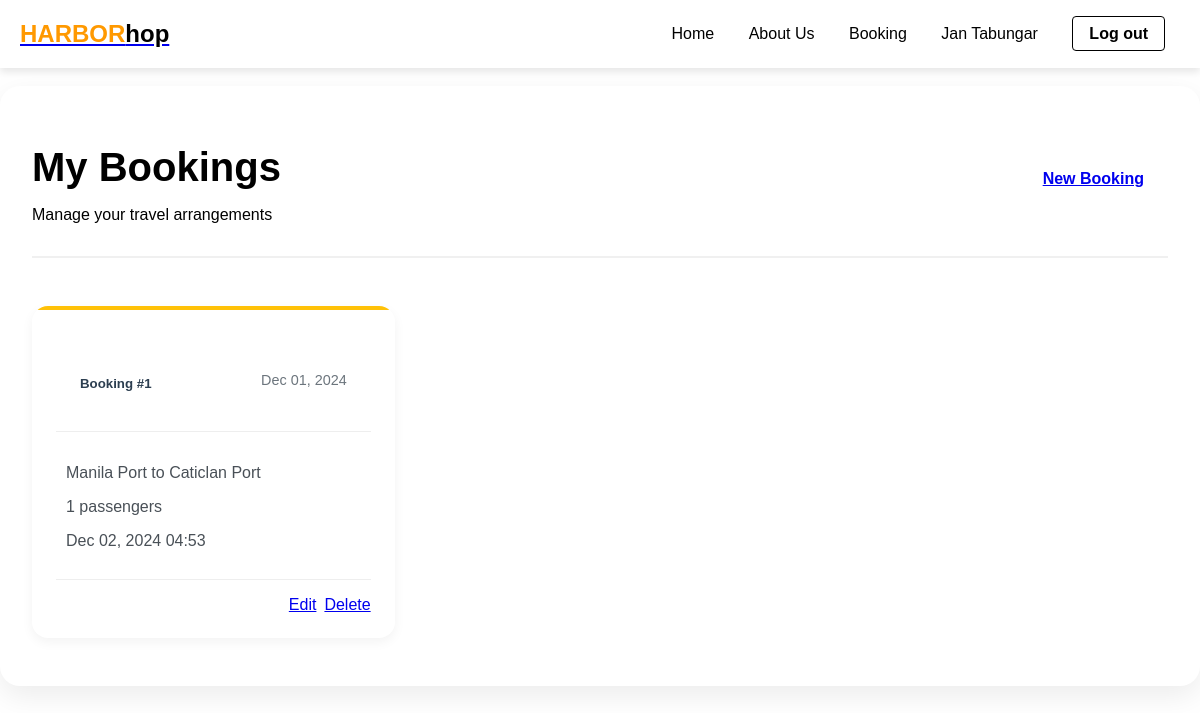
Before: /booking/list/ (signed in) with the older database file.
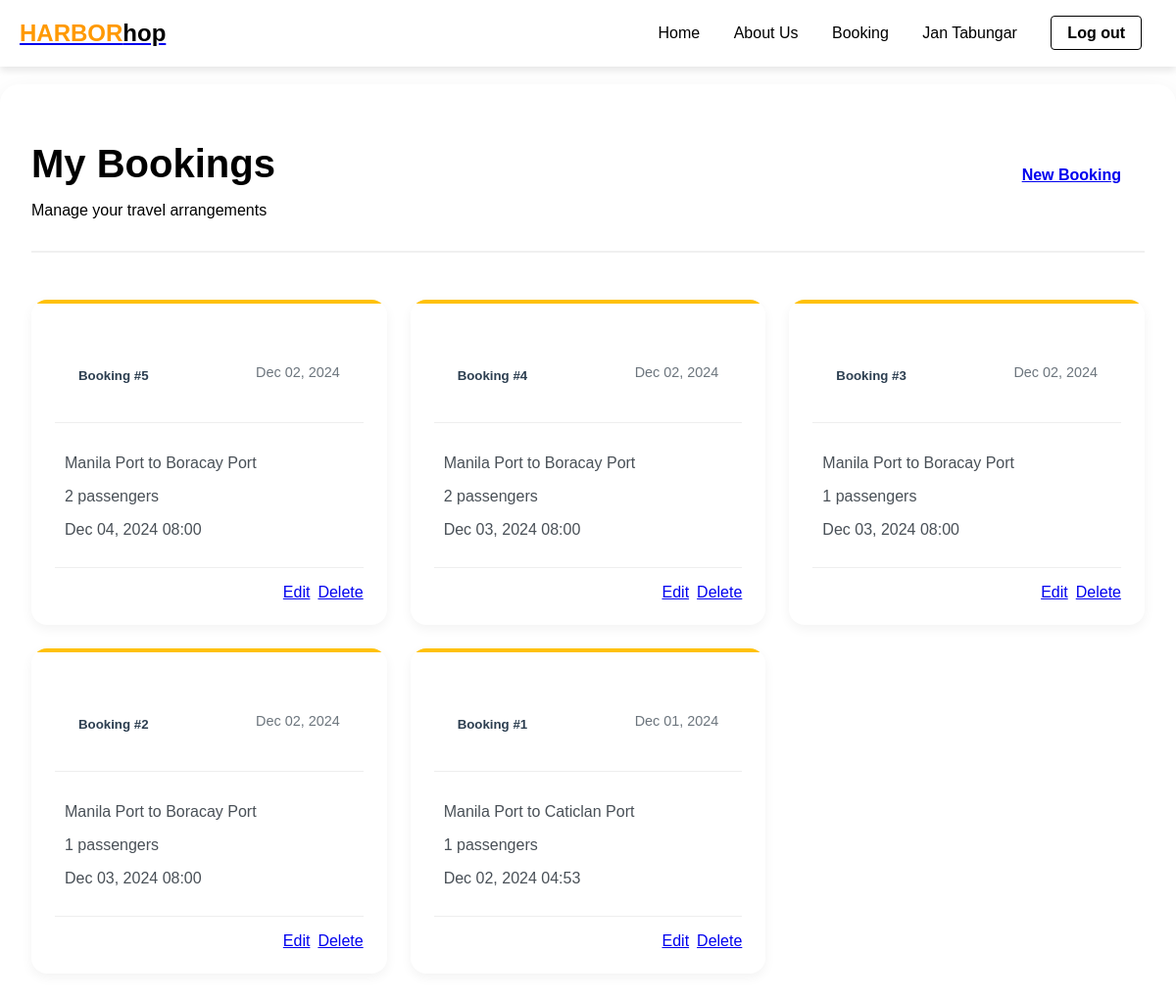
After: the same page with the newer database file.
### HarborHop/models.py (models this page shows, shortened)
class Booking(models.Model):
    GENDER_CHOICES = [
        ('M', 'Male'),
        ('F', 'Female'),
        ('O', 'Other')
    ]
    STATUS_CHOICES = [
        ('PENDING', 'Pending'),
        ('CONFIRMED', 'Confirmed'),
        ('CANCELLED', 'Cancelled'),
        ('COMPLETED', 'Completed')
    ]
    name = models.CharField(max_length=100)
    email = models.EmailField()
    phone_number = models.CharField(max_length=15)
    gender = models.CharField(max_length=1, choices=GENDER_CHOICES)
    age = models.PositiveIntegerField(validators=[MinValueValidator(0)])
    schedule = models.ForeignKey(Schedule, on_delete=models.PROTECT)
    booking_reference = models.CharField(max_length=10, unique=True)
    number_of_passengers = models.PositiveIntegerField(validators=[MinValueValidator(1)])
    status = models.CharField(max_length=10, choices=STATUS_CHOICES, default='PENDING')
    package_type = models.CharField(max_length=100)
    base_price = models.DecimalField(max_digits=10, decimal_places=2)
    base_fare = models.DecimalField(max_digits=10, decimal_places=2)
    taxes = models.DecimalField(max_digits=10, decimal_places=2)
    total_amount = models.DecimalField(max_digits=10, decimal_places=2)
    created_at = models.DateTimeField(auto_now_add=True)
    updated_at = models.DateTimeField(auto_now=True)
    class Meta:
        ordering = ['-created_at']

class Schedule(models.Model):
    route = models.ForeignKey(Route, on_delete=models.CASCADE, related_name='schedules')
    vessel = models.ForeignKey(Vessel, on_delete=models.CASCADE)
    departure_time = models.DateTimeField()
    arrival_time = models.DateTimeField()
    available_seats = models.PositiveIntegerField()
    status = models.CharField(max_length=20, choices=[
        ('SCHEDULED', 'Scheduled'),
        ('BOARDING', 'Boarding'),
        ('DEPARTED', 'Departed'),
        ('ARRIVED', 'Arrived'),
        ('CANCELLED', 'Cancelled'),
    ], default='SCHEDULED')

class Route(models.Model):
    departure_port = models.ForeignKey(Port, on_delete=models.CASCADE, related_name='departure_routes')
    arrival_port = models.ForeignKey(Port, on_delete=models.CASCADE, related_name='arrival_routes')
    base_price = models.DecimalField(max_digits=10, decimal_places=2)
    distance = models.DecimalField(max_digits=10, decimal_places=2, help_text="Distance in nautical miles")
    duration = models.DurationField(help_text="Expected journey duration")
    is_active = models.BooleanField(default=True)
    class Meta:
        unique_together = ['departure_port', 'arrival_port']
    def __str__(self):
        return f"{self.departure_port} to {self.arrival_port}"

class Port(models.Model):
    name = models.CharField(max_length=100, unique=True)
    capacity = models.PositiveIntegerField()
    is_active = models.BooleanField(default=True)
    def __str__(self):
        return self.name

### HarborHop/views.py (the view)
# urls.py: path('booking/list/', booking_list, name='booking_list'),
@login_required
def booking_list(request):
    bookings = Booking.objects.filter(email=request.user.email).order_by('-created_at')
    return render(request, 'HarborHop/booking_list.html', {'bookings': bookings})

### HarborHop/templates/HarborHop/booking_list.html (shortened to what this page needs)
{% extends 'HarborHop/header.html' %}
{% load static %}
{% block content %}
<link rel="stylesheet" href="{% static 'css/styles.css' %}">
<div class="booking-wrapper">
    <div class="booking-container">
        <div class="booking-header">
            <div class="header-content">
                <h1 class="text-primary">My Bookings</h1>
                <p class="text-muted">Manage your travel arrangements</p>
            </div>
            <a href="{% url 'booking_create' %}" class="btn btn-primary btn-lg create-booking-btn">
                 New Booking
            </a>
        </div>
        <div class="booking-grid">
            {% for booking in bookings %}
            <div class="booking-item">
                <div class="booking-status {{ booking.status|lower }}-status"></div>
                <div class="booking-card">
                    <div class="card-header">
                        <h5 class="card-title">Booking #{{ booking.pk }}</h5>
                        <span class="booking-date">{{ booking.created_at|date:"M d, Y" }}</span>
                    </div>
                    <div class="card-body">
                        <div class="booking-details">
                            <p> {{ booking.schedule.route }}</p>
                            <p> {{ booking.number_of_passengers }} passengers</p>
                            <p> {{ booking.schedule.departure_time|date:"M d, Y H:i" }}</p>
                        </div>
                        <div class="booking-actions">
                            <a href="{% url 'booking_update' booking.pk %}" class="btn btn-outline-primary btn-sm">
                                 Edit
                            </a>
                            <a href="{% url 'booking_delete' booking.pk %}" class="btn btn-outline-danger btn-sm">
                                 Delete
                            </a>
                        </div>
                    </div>
                </div>
            </div>
            {% endfor %}
        </div>
    </div>
</div>
{% endblock %}

### HarborHop/templates/HarborHop/header.html (shortened to what this page needs)
{% load static %}
<!DOCTYPE html>
<html lang="en">
<head>
</head>
<body>
    <header>
        <a href="{% url 'home' %}"><div class="logo">HARBOR<span>hop</span></div></a>
        <nav>
            {% if user.is_authenticated %}
                <a href="{% url 'home' %}">Home</a>
                <a href="{% url 'about' %}">About Us</a>
                <a href = "{% url 'booking_create' %}">Booking</a>
                <a href="{% url 'account' %}">
                    {% if user.get_full_name %}
                        {{ user.get_full_name }}
                    {% else %}
                        {{ user.username }}
                    {% endif %}
                </a>
                <a href="{% url 'logout' %}" class="login-btn">Log out</a>
            {% else %}
                <a href="{% url 'home' %}">Home</a>
                <a href="{% url 'checkout' %}">Transaction</a>
                <a href="{% url 'about' %}">About Us</a>
                <a href="{% url 'login' %}" class="login-btn">Login</a>
                <a href="{% url 'register' %}" class="login-btn">Register</a>
            {% endif %}
        </nav>
    </header>
    <div class="container">
        <br>
        {% block content %}
        {% endblock content %}
    </div>
</body>
</html>

### HarborHop/static/css/styles.css (style rules this page uses)
.booking-container { max-width: 1200px; margin: 0 auto; padding: 2rem; background: white; border-radius: 20px; box-shadow: 0 10px 30px rgba(0, 0, 0, 0.08); }
.booking-header { display: flex; justify-content: space-between; align-items: center; margin-bottom: 2rem; padding-bottom: 1rem; border-bottom: 2px solid #f0f0f0; }
.header-content h1 { margin-bottom: 0.5rem; font-size: 2.5rem; font-weight: 700; }
.create-booking-btn { padding: 0.8rem 1.5rem; border-radius: 12px; font-weight: 600; transition: transform 0.2s; }
.booking-grid { display: grid; grid-template-columns: repeat(auto-fill, minmax(300px, 1fr)); gap: 1.5rem; padding: 1rem 0; }
.booking-item { position: relative; background: white; border-radius: 16px; box-shadow: 0 4px 12px rgba(0, 0, 0, 0.05); transition: all 0.3s ease; overflow: hidden; animation: slideIn 0.3s ease-out forwards; }
.booking-status { position: absolute; top: 0; left: 0; right: 0; height: 4px; }
.pending-status { background: #ffc107; }
.booking-card { padding: 1.5rem; }
.card-header { padding: 1.5rem; border-bottom: 1px solid #eee; display: flex; justify-content: space-between; align-items: center; }
.booking-date { font-size: 0.9rem; color: #6c757d; }
.booking-details { padding: 1rem 0; }
.booking-details p { margin-bottom: 0.8rem; color: #495057; }
.booking-actions { padding-top: 1rem; border-top: 1px solid #eee; display: flex; gap: 0.5rem; justify-content: flex-end; }
.card-title { color: #2c3e50; margin-bottom: 1rem; }

### HarborHop/templates/HarborHop/header.html (style rules this page uses)
body { font-family: Arial, sans-serif; margin: 0; padding: 0; background-image: url('https://www.shutterstock.com/image-vector/white-cruise-ship-blue-ocean-600nw-2312579323.jpg'); background-size: cover; background-position: center; background-attachment: fixed; background-repeat: no-repeat; }
header { background-color: #fff; padding: 20px; display: flex; justify-content: space-between; align-items: center; box-shadow: 0 4px 8px rgba(0, 0, 0, 0.1); }
.logo { font-size: 24px; font-weight: bold; color: #ff9900; }
.logo span { color: #000; }
nav a { margin: 0 15px; text-decoration: none; color: #000; }
.login-btn { padding: 8px 16px; background-color: transparent; border: 1px solid #000; border-radius: 4px; color: #000; text-decoration: none; font-weight: bold; }

Changed rows visible on the page:
added Booking: pk "5", created_at "Dec 02, 2024", schedule.route "Manila Port to Boracay Port", number_of_passengers "2", schedule.departure_time "Dec 04, 2024 08:00"
added Booking: pk "4", created_at "Dec 02, 2024", schedule.route "Manila Port to Boracay Port", number_of_passengers "2", schedule.departure_time "Dec 03, 2024 08:00"
added Booking: pk "3", created_at "Dec 02, 2024", schedule.route "Manila Port to Boracay Port", number_of_passengers "1", schedule.departure_time "Dec 03, 2024 08:00"
added Booking: pk "2", created_at "Dec 02, 2024", schedule.route "Manila Port to Boracay Port", number_of_passengers "1", schedule.departure_time "Dec 03, 2024 08:00"
